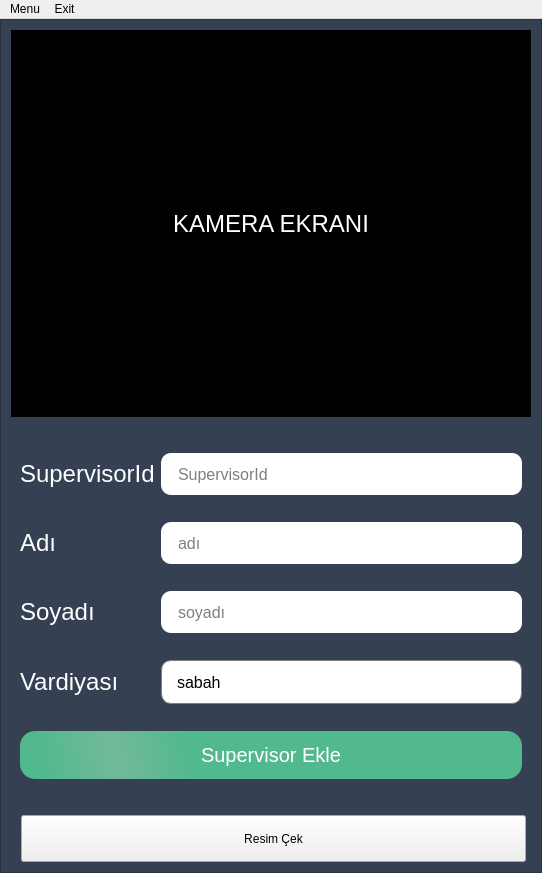
<?xml version="1.0" encoding="UTF-8"?>
<ui version="4.0">
 <class>Isci_ekleWindow</class>
 <widget class="QMainWindow" name="Isci_ekleWindow">
  <property name="geometry">
   <rect>
    <x>0</x>
    <y>0</y>
    <width>542</width>
    <height>873</height>
   </rect>
  </property>
  <property name="windowTitle">
   <string>MainWindow</string>
  </property>
  <property name="styleSheet">
   <string notr="true"/>
  </property>
  <widget class="QWidget" name="ana_widget">
   <layout class="QGridLayout" name="gridLayout">
    <property name="leftMargin">
     <number>0</number>
    </property>
    <property name="topMargin">
     <number>0</number>
    </property>
    <property name="rightMargin">
     <number>0</number>
    </property>
    <property name="bottomMargin">
     <number>0</number>
    </property>
    <property name="spacing">
     <number>0</number>
    </property>
    <item row="0" column="0">
     <widget class="QFrame" name="frame">
      <property name="styleSheet">
       <string notr="true">QFrame{
background: #354152;
}

QLabel{
	font-size:24px;
	color:white;

}

QLineEdit{
border-radius:10px;
padding-left: 15px;
font-size:16px;

}
QPushButton{
height:32px;
border-radius: 15px;
	background-color: qlineargradient(spread:reflect, x1:1, y1:0.466409, x2:0.188, y2:0.482727, stop:0.823864 rgba(82, 185, 143, 255), stop:1 rgba(115, 185, 153, 255));
padding: 8px 16px;
color: white;
font-size: 20px;
}
QPushButton:pressed{
color: black;
background: #008bd1
}


QComboBox {
    border: 1px solid gray;
    border-radius: 10px;
    min-width: 6em;
	font-size:16px;
	padding-left:15px;

}

QComboBox:on {
    border-bottom-left-radius: 0px;
    border-bottom-right-radius: 0px;
}

QComboBox QAbstractItemView {
    border-bottom-right-radius: 10px;
    border-bottom-left-radius: 10px;
    background: white;
    border: 1px solid gray;
    box-shadow: transparent;
}

QComboBox::drop-down {
    border-color: transparent;
}



QSpinBox{
height:42px;
}

QSpinBox {
    /*text-align: center;*/
    padding-right: 15px;
    border-width: 5px;
	border-radius:10px;
	padding-left:15px;
	font-size:20px;
}


QSpinBox::up-button, QSpinBox::down-button {
     subcontrol-origin: border;
     padding-left: 10px;
     padding-right: 40px;
     width: 16px; /* 16 + 2*1px border-width = 15px padding + 3px parent border */
     /*height: 14px;*/
     border-width: 1px;
     border-radius: 5px;
     background-color: #eeeeee;

}

QSpinBox::up-button {
    subcontrol-position: top right; /* position at the top right corner */
	height:42px;
}

QSpinBox::up-button:hover, QSpinBox::down-button:hover {
    background-color: #bbbb;
}

QSpinBox::up-arrow:disabled, QSpinBox::down-arrow:disabled {
    image: none;
}
QSpinBox::up-arrow, QSpinBox::down-arrow {
     width: 20px;
     height: 20px;
     border: 1px;
}
QSpinBox::up-arrow {
padding-left:20px;
	image: url(:/resimler/icons/chevron-up.png);
}

QSpinBox::down-button {
    subcontrol-position: bottom left; /* position at bottom right corner */
	height:42px;
}

QSpinBox::down-arrow {
image: url(:/resimler/icons/chevron-down.png);
padding-left:20px;
}

QGroupBox{
border: none;
}

QToolButton{
margin-left:10px;
height:42px;
width:500px;
 border-width: 1px;
}





</string>
      </property>
      <property name="frameShape">
       <enum>QFrame::StyledPanel</enum>
      </property>
      <property name="frameShadow">
       <enum>QFrame::Raised</enum>
      </property>
      <layout class="QGridLayout" name="gridLayout_3">
       <property name="leftMargin">
        <number>10</number>
       </property>
       <property name="topMargin">
        <number>10</number>
       </property>
       <property name="rightMargin">
        <number>10</number>
       </property>
       <property name="bottomMargin">
        <number>10</number>
       </property>
       <item row="0" column="0">
        <widget class="QLabel" name="label">
         <property name="font">
          <font>
           <pointsize>-1</pointsize>
          </font>
         </property>
         <property name="styleSheet">
          <string notr="true">background-color: rgb(0, 0, 0);
color: rgb(255, 255, 255);</string>
         </property>
         <property name="text">
          <string>KAMERA EKRANI</string>
         </property>
         <property name="alignment">
          <set>Qt::AlignCenter</set>
         </property>
        </widget>
       </item>
       <item row="1" column="0">
        <widget class="QGroupBox" name="groupBox">
         <property name="styleSheet">
          <string notr="true">QLineEdit{
height:42px;
}
QComboBox{
height:42px;
}</string>
         </property>
         <property name="title">
          <string/>
         </property>
         <layout class="QGridLayout" name="gridLayout_2">
          <item row="5" column="2">
           <widget class="QComboBox" name="cmb_Vardiyasi">
            <item>
             <property name="text">
              <string>sabah</string>
             </property>
            </item>
            <item>
             <property name="text">
              <string>akşam</string>
             </property>
            </item>
            <item>
             <property name="text">
              <string>gece</string>
             </property>
            </item>
           </widget>
          </item>
          <item row="5" column="0">
           <widget class="QLabel" name="label_10">
            <property name="text">
             <string>Vardiyası</string>
            </property>
           </widget>
          </item>
          <item row="8" column="0" colspan="3">
           <widget class="QPushButton" name="btn_kayit">
            <property name="text">
             <string>Supervisor Ekle</string>
            </property>
           </widget>
          </item>
          <item row="3" column="2">
           <widget class="QLineEdit" name="txt_Adi">
            <property name="text">
             <string/>
            </property>
            <property name="placeholderText">
             <string>adı</string>
            </property>
           </widget>
          </item>
          <item row="4" column="2">
           <widget class="QLineEdit" name="txt_Soyadi">
            <property name="text">
             <string/>
            </property>
            <property name="placeholderText">
             <string>soyadı</string>
            </property>
           </widget>
          </item>
          <item row="4" column="0">
           <widget class="QLabel" name="label_5">
            <property name="text">
             <string>Soyadı</string>
            </property>
           </widget>
          </item>
          <item row="1" column="0" colspan="2">
           <widget class="QLabel" name="label_2">
            <property name="text">
             <string>SupervisorId</string>
            </property>
           </widget>
          </item>
          <item row="3" column="0">
           <widget class="QLabel" name="label_3">
            <property name="text">
             <string>Adı</string>
            </property>
           </widget>
          </item>
          <item row="1" column="2">
           <widget class="QLineEdit" name="txt_SupervisorId">
            <property name="text">
             <string/>
            </property>
            <property name="placeholderText">
             <string>SupervisorId</string>
            </property>
           </widget>
          </item>
         </layout>
        </widget>
       </item>
       <item row="2" column="0">
        <widget class="QToolButton" name="btn_resimCek">
         <property name="text">
          <string>Resim Çek</string>
         </property>
        </widget>
       </item>
      </layout>
     </widget>
    </item>
   </layout>
  </widget>
  <widget class="QMenuBar" name="menubar">
   <property name="geometry">
    <rect>
     <x>0</x>
     <y>0</y>
     <width>542</width>
     <height>21</height>
    </rect>
   </property>
   <widget class="QMenu" name="menuMenu">
    <property name="title">
     <string>Menu</string>
    </property>
    <addaction name="actionStart_Camera"/>
    <addaction name="actionStop_Camera"/>
   </widget>
   <widget class="QMenu" name="menuExit">
    <property name="title">
     <string>Exit</string>
    </property>
    <addaction name="actionExit"/>
   </widget>
   <addaction name="menuMenu"/>
   <addaction name="menuExit"/>
  </widget>
  <action name="actionStart_Camera">
   <property name="text">
    <string>Start Camera</string>
   </property>
  </action>
  <action name="actionStop_Camera">
   <property name="text">
    <string>Stop Camera</string>
   </property>
  </action>
  <action name="actionExit">
   <property name="text">
    <string>Exit</string>
   </property>
  </action>
 </widget>
 <tabstops>
  <tabstop>txt_SupervisorId</tabstop>
  <tabstop>txt_Adi</tabstop>
  <tabstop>txt_Soyadi</tabstop>
  <tabstop>cmb_Vardiyasi</tabstop>
  <tabstop>btn_kayit</tabstop>
 </tabstops>
 <resources/>
 <connections/>
</ui>
